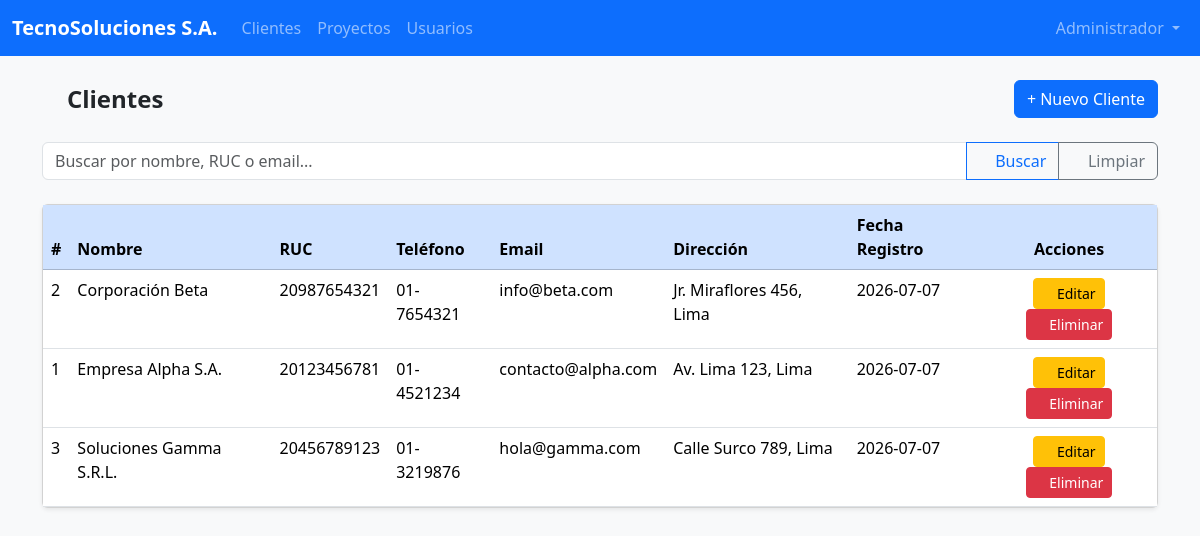
The app's page /index.php?controller=clientes&action=index (signed in) with its own data.
### tables this page shows
CREATE TABLE CLIENTES (
    id              INT AUTO_INCREMENT PRIMARY KEY,
    nombre          VARCHAR(150)    NOT NULL,
    ruc             VARCHAR(20)     NOT NULL UNIQUE,
    telefono        VARCHAR(20),
    email           VARCHAR(150),
    direccion       VARCHAR(255),
    fecha_registro  DATE            NOT NULL DEFAULT (CURRENT_DATE)
);

### Controllers/ClientesController.php (called while the page is built, shortened)
<?php
require_once 'Models/Clientes.php';
class ClientesController
{
    private $clienteModel;
    public function __construct()
    {
        $this->clienteModel = new Clientes();
    }
    public function index()
    {
        $clientes = $this->clienteModel->index();
        require_once 'Views/Clientes/index.php';
    }
}

### index.php (called while the page is built, shortened)
<?php
require_once 'Config/Database.php';
$controller = $_GET['controller'] ?? 'dashboard';
$action = $_GET['action'] ?? 'index';
switch ($controller) {
    case 'clientes':
        require_once 'Controllers/ClientesController.php';
        $ctrl = new ClientesController();
        break;
}
$ctrl->{$action}();

### Models/Clientes.php (called while the page is built, shortened)
<?php
require_once 'Config/Database.php';
class Clientes
{
    private $conn;
    private $table_name = "CLIENTES";
    public function __construct()
    {
        $database = new Database();
        $this->conn = $database->getConnection();
    }
    public function index()
    {
        $query = "SELECT * FROM {$this->table_name} ORDER BY nombre ASC";
        $stmt = $this->conn->prepare($query);
        $stmt->execute();
        return $stmt->fetchAll();
    }
}

### Config/Database.php (called while the page is built, shortened)
<?php
class Database
{
    private $host = "localhost";
    private $user = "root";
    private $password = "";
    private $dbname = "tecnosolucionesweb";
    public function getConnection()
    {
        $this->conn = null;
        try {
            $dsn = "mysql:host={$this->host};dbname={$this->dbname};charset=utf8mb4";
            $this->conn = new PDO($dsn, $this->user, $this->password);
            $this->conn->setAttribute(PDO::ATTR_ERRMODE, PDO::ERRMODE_EXCEPTION);
            $this->conn->setAttribute(PDO::ATTR_DEFAULT_FETCH_MODE, PDO::FETCH_ASSOC);
            $this->conn->setAttribute(PDO::ATTR_EMULATE_PREPARES, false);
        } catch (PDOException $ex) {
            error_log($ex->getMessage());
            die("Error de conexión. Contacte al administrador.");
        }
        return $this->conn;
    }
}

### Views/Clientes/index.php (the view, shortened to what this page needs)
<!DOCTYPE html>
<html lang="es">
<head>
    <link rel="stylesheet" href="<?= APP_URL ?>/Assets/CSS/bootstrap.min.css">
</head>
<body class="bg-light">
    <nav class="navbar navbar-expand-lg navbar-dark bg-primary">
        <div class="container-fluid">
            <a class="navbar-brand fw-bold" href="<?= APP_URL ?>/index.php"><?= APP_NAME ?></a>
            <div class="collapse navbar-collapse">
                <ul class="navbar-nav me-auto">
                    <li class="nav-item">
                        <a class="nav-link" href="<?= APP_URL ?>/index.php?controller=clientes&action=index">Clientes</a>
                    </li>
                    <li class="nav-item">
                        <a class="nav-link" href="<?= APP_URL ?>/index.php?controller=proyectos&action=index">Proyectos</a>
                    </li>
                    <?php if ($_SESSION['usuario_rol'] === 'administrador'): ?>
                        <li class="nav-item">
                            <a class="nav-link" href="<?= APP_URL ?>/index.php?controller=usuarios&action=index">Usuarios</a>
                        </li>
                    <?php endif; ?>
                </ul>
                <ul class="navbar-nav ms-auto">
                    <li class="nav-item dropdown">
                        <a class="nav-link dropdown-toggle" href="#" data-bs-toggle="dropdown">
                            <i class="fa-solid fa-user"></i> <?= $_SESSION['usuario_nombre'] ?>
                        </a>
                    </li>
                </ul>
            </div>
        </div>
    </nav>
    <div class="container py-4">
        <div class="d-flex justify-content-between align-items-center mb-4">
            <h4 class="mb-0 fw-bold"><i class="fa-solid fa-users"></i> Clientes</h4>
            <a href="<?= APP_URL ?>/index.php?controller=clientes&action=crear" class="btn btn-primary">
                <i class="fa-solid fa-plus"></i> Nuevo Cliente
            </a>
        </div>
        <form action="<?= APP_URL ?>/index.php" method="GET" class="mb-4">
            <div class="input-group">
                <input
                    type="text"
                    class="form-control"
                    name="termino"
                    placeholder="Buscar por nombre, RUC o email..."
                    value="<?= htmlspecialchars($_GET['termino'] ?? '') ?>">
                <button class="btn btn-outline-primary" type="submit">
                    <i class="fa-solid fa-magnifying-glass"></i> Buscar
                </button>
                <a href="<?= APP_URL ?>/index.php?controller=clientes&action=index" class="btn btn-outline-secondary">
                    <i class="fa-solid fa-xmark"></i> Limpiar
                </a>
            </div>
        </form>
        <div class="card shadow-sm">
            <div class="card-body p-0">
                <table class="table table-hover mb-0">
                    <thead class="table-primary">
                        <tr>
                            <th>#</th>
                            <th>Nombre</th>
                            <th>RUC</th>
                            <th>Teléfono</th>
                            <th>Email</th>
                            <th>Dirección</th>
                            <th>Fecha Registro</th>
                            <th class="text-center">Acciones</th>
                        </tr>
                    </thead>
                    <tbody>
                        <?php if (empty($clientes)): ?>
                            <tr>
                                <td colspan="8" class="text-center text-muted py-4">No se encontraron clientes.</td>
                            </tr>
                        <?php else: ?>
                            <?php foreach ($clientes as $cliente): ?>
                                <tr>
                                    <td><?= $cliente['id'] ?></td>
                                    <td><?= htmlspecialchars($cliente['nombre']) ?></td>
                                    <td><?= htmlspecialchars($cliente['ruc']) ?></td>
                                    <td><?= htmlspecialchars($cliente['telefono']) ?></td>
                                    <td><?= htmlspecialchars($cliente['email']) ?></td>
                                    <td><?= htmlspecialchars($cliente['direccion']) ?></td>
                                    <td><?= $cliente['fecha_registro'] ?></td>
                                    <td class="text-center">
                                        <a href="<?= APP_URL ?>/index.php?controller=clientes&action=editar&id=<?= $cliente['id'] ?>"
                                            class="btn btn-sm btn-warning"><i class="fa-solid fa-pen-to-square"></i> Editar</a>
                                        <a href="<?= APP_URL ?>/index.php?controller=clientes&action=eliminar&id=<?= $cliente['id'] ?>"
                                            class="btn btn-sm btn-danger"
                                            onclick="return confirm('¿Estás seguro de eliminar este cliente?')"><i class="fa-solid fa-trash"></i> Eliminar</a>
                                    </td>
                                </tr>
                            <?php endforeach; ?>
                        <?php endif; ?>
                    </tbody>
                </table>
            </div>
        </div>
    </div>
</body>
</html>

### records on screen
clientes: id "2", nombre "Corporación Beta", ruc "20987654321", telefono "01-7654321", email "info@beta.com", direccion "Jr. Miraflores 456, Lima", fecha_registro "2026-07-07"
clientes: id "1", nombre "Empresa Alpha S.A.", ruc "20123456781", telefono "01-4521234", email "contacto@alpha.com", direccion "Av. Lima 123, Lima", fecha_registro "2026-07-07"
clientes: id "3", nombre "Soluciones Gamma S.R.L.", ruc "20456789123", telefono "01-3219876", email "hola@gamma.com", direccion "Calle Surco 789, Lima", fecha_registro "2026-07-07"

### other values on screen
APP_NAME "TecnoSoluciones S.A."
$_SESSION['usuario_nombre'] "Administrador"
